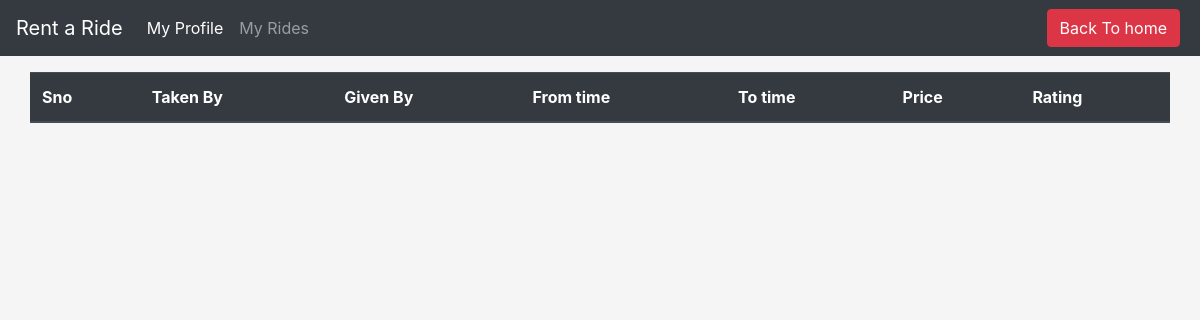
The page /Koushik/Transactions/ (signed in) on the database as committed earlier.
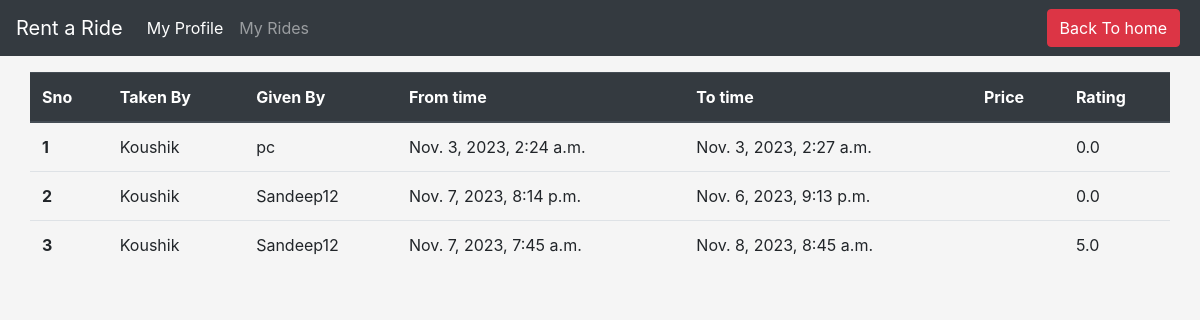
The same page on the database as committed later.
### rentals/models.py (models this page shows)
class Transactions(models.Model):
    uniq = models.CharField(max_length=10)
    username1 = models.CharField(max_length=40)
    username2 = models.CharField(max_length=40)
    from_time = models.DateTimeField()
    to_time = models.DateTimeField()
    cost = models.IntegerField(default=0)
    rating = models.FloatField(default=0)

### rentals/views.py (the view)
# urls.py: path('<user>/Transactions/',views.seeTransactions,name='See Transactions'),
@login_required
def seeTransactions(request,user):
    transac = Transactions.objects.filter(username1= user)
    context = {'username':user,'transactions':transac}
    return render(request,'transactions.html',context)

### rentals/templates/transactions.html (shortened to what this page needs)
{% extends 'base.html' %}
{% block headings %}
<ul class="navbar-nav mr-auto">
    <li class="nav-item active">
      <a class="nav-link" href="/{{username}}">My Profile<span class="sr-only">(current)</span></a>
    </li>
    <li class="nav-item ">
      <a class="nav-link" href="/{{username}}/Transactions">My Rides<span class="sr-only">(current)</span></a>
    </li>
</ul>
{% endblock %}
{% block button %}
<form class="form-inline my-2 my-lg-0">
    <a href="/{{username}}" class="btn btn-danger mx-1 my-2 my-sm-0">Back To home</a>
</form>
{% endblock %}
{% block body %}
<table class="table my-3 container">
    <thead class="thead-dark">
      <tr>
        <th scope="col">Sno</th>
        <th scope="col">Taken By</th>
        <th scope="col">Given By</th>
        <th scope="col">From time</th>
        <th scope="col">To time</th>
        <th scope="col">Price</th>
        <th scope="col">Rating</th>
      </tr>
    </thead>
    <tbody>
        {% for i in transactions %}
      <tr>
        <th scope="row">{{forloop.counter}}</th>
        <td>{{i.username1}}</td>
        <td>{{i.username2}}</td>
        <td>{{i.from_time}}</td>
        <td>{{i.to_time}}</td>
        <td>{{i.price}}</td>
        <td>{{i.rating}}</td>
      </tr>
      {% endfor %}
    </tbody>
  </table>
{% endblock %}

Rows that differ between the two databases and show on the page:
added Transactions: username1 "Koushik", username2 "pc", from_time "Nov. 3, 2023, 2:24 a.m.", to_time "Nov. 3, 2023, 2:27 a.m.", rating "0.0"
added Transactions: username1 "Koushik", username2 "Sandeep12", from_time "Nov. 7, 2023, 8:14 p.m.", to_time "Nov. 6, 2023, 9:13 p.m.", rating "0.0"
added Transactions: username1 "Koushik", username2 "Sandeep12", from_time "Nov. 7, 2023, 7:45 a.m.", to_time "Nov. 8, 2023, 8:45 a.m.", rating "5.0"
